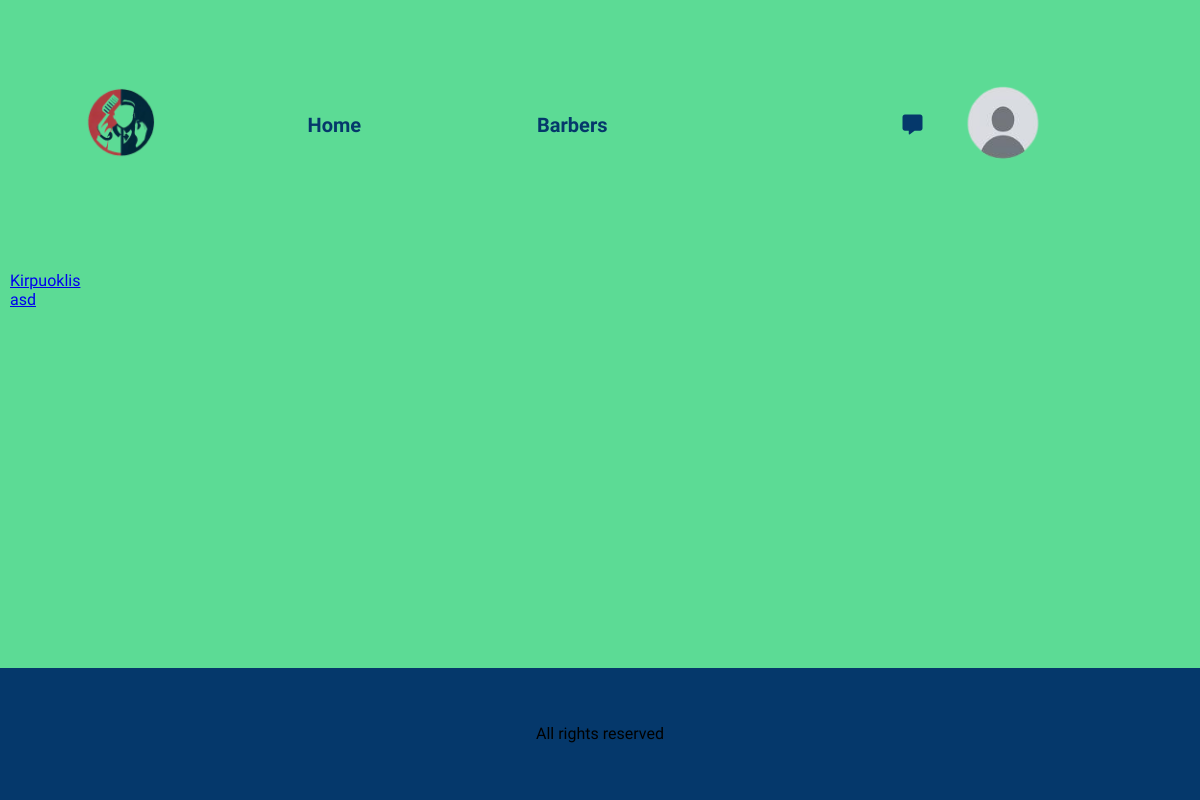
The app's page /barbers/, older data.
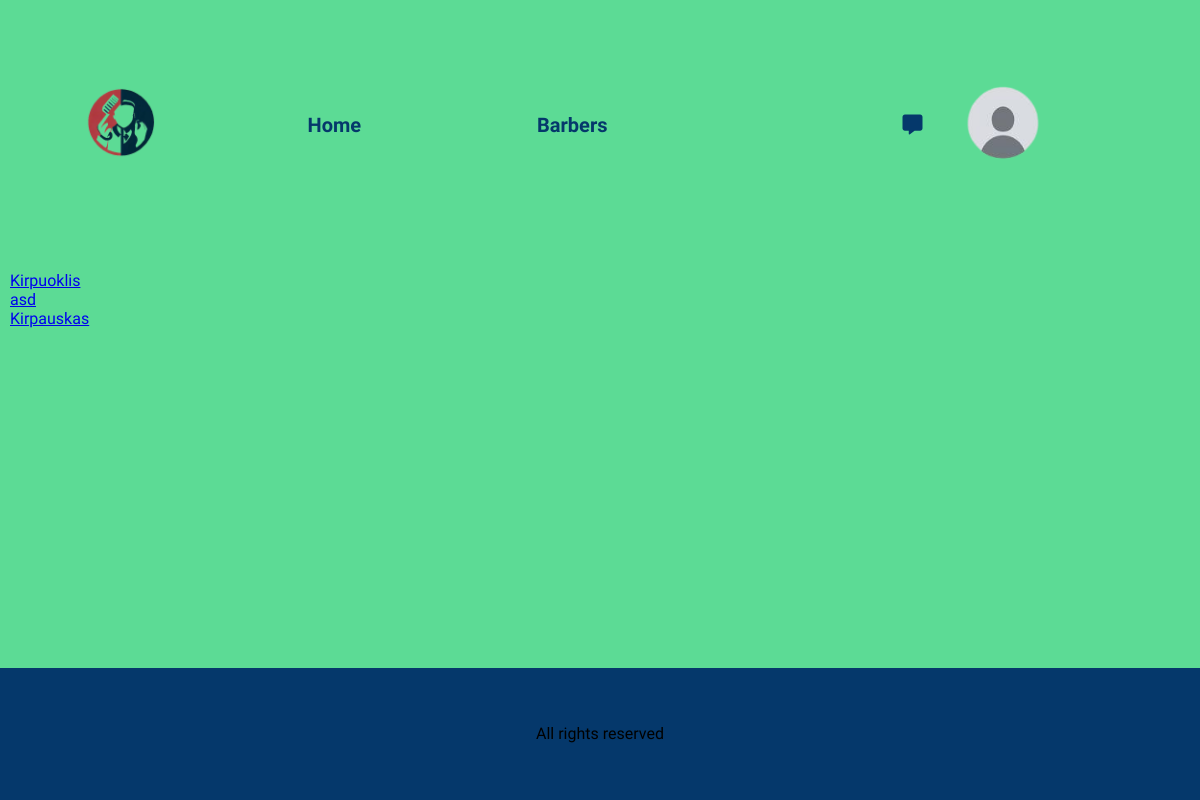
The same page, newer data.
### library/models.py (models this page shows, shortened)
class Barber(models.Model):
    name = models.CharField('Vardas', max_length=50, help_text='Kirpejo vardas')
    last_name = models.CharField('Pavarde', max_length=50, help_text='Kirpejo pavarde')
    email = models.EmailField('Elektroninis pastas')
    about = models.TextField('Apie', max_length=200, help_text='Apie kirpeja')
    rating = models.ForeignKey(Rating, on_delete=models.SET_NULL, null=True)
    login_name = models.CharField('Prisijungimo vardas', max_length=20)

### library/views.py (the view)
# urls.py: path('barbers/', views.barber_list, name='barbers'),
def barber_list(request):
    context = {'barbers': Barber.objects.all()}
    return render(request, 'barbers.html', context=context)

### templates/barbers.html
{% extends "base.html" %}
{% block "content" %}
<div>
{% for barber in barbers %}
    <div><a href="{% url 'barber' barber.id %}">{{ barber.first_name }} {{ barber.last_name }}</a></div>
{% endfor %}
</div>
{% endblock %}

### templates/base.html (shortened to what this page needs)
<!DOCTYPE html>
<html lang="en">
<head>
    {% load static %}
  <link rel="stylesheet" href="{% static 'css/base.css' %}">
</head>
<body>
    <header>
        <nav class="navigacija">
            <div class="logo-container">
                {% load static %}
              <a href="{%url 'index'%}"><img id="logo" src="{% static 'assets/logo.png' %}"  alt=""></a>
            </div>
            <ul class="nav-links">
                <div class="always">
                    <li><a class="nav-link" href="{%url 'index'%}">Home</a></li>
                    <li><a class="nav-link" href="{%url 'barbers'%}">Barbers</a></li>
                </div>
                <div class="logged">
                    <li><a class="nav-link" href=""><i class="fa-solid fa-message"></i></a></li>
                    <li><a class="nav-link profile"><img id="profile" src="{% static 'assets/profile_pic.png' %}" alt=""> </a>
                    </li>
                </div>
            </ul>
        </nav>
    </header>
    <main>
        <div class="content">{% block "content" %}{% endblock %}</div>
    </main>
    <footer>
        All rights reserved
    </footer>
</body>
</html>

### library/static/css/base.css (style rules this page uses)
* { font-family: 'Recursive', sans-serif; }
html, body { height: 100%; margin: 0; padding: 0; font-family: 'Nunito', sans-serif; background-color: #5cdb95; }
body { display: grid; grid-template-columns: repeat(12, 1fr); grid-template-rows: 50px auto 150px; grid-gap: 10px; grid-template-areas: "a a a a a a a a a a a a" "a a a a a a a a a a a a" "m m m m m m m m m m m m" "m m m m m m m m m m m m" "m m m m m m m m m m m m" "f f f f f f f f f f f f" }
header { grid-area: a; display: grid; }
main { grid-area: m; padding: 10px; }
footer { grid-area: f; }
.logo-container, .nav-links { display: flex; }
nav { flex: 2; display: flex; }
.logo-container { align-items: center; position: relative; left: 5%; }
footer { background-color: #05386b; display: flex; justify-content: center; align-items: center; height: 100%; }
#logo { max-width: 120px; max-height: 120px; }
.logo-container { display: 'none' }
.nav-links { justify-content: space-around; list-style: none; flex: 1; align-items: center; }
.nav-link { color: #05386b;; font-size:20px; text-decoration: none; font-weight: 600; }
.profile { position: relative; }
#profile { width: 100px; }
.always { width: 300px; display: flex; justify-content: space-between; }
.logged { width: 150px; display: flex; justify-content: space-between; align-items: center; }

Row changes from the older to the newer data that the page shows:
added Barber: last_name "Kirpauskas"
